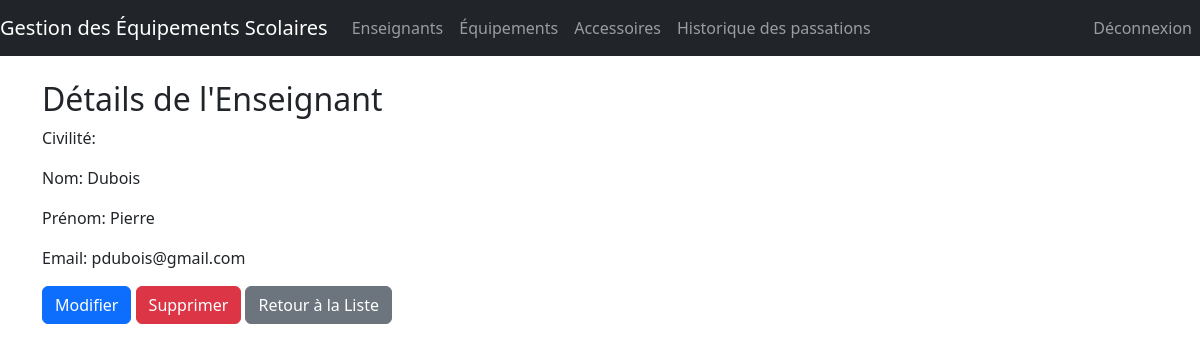
The page /teachers/5/ (signed in) on the database its author committed.
### mini_projet_equipement/models.py (models this page shows, shortened)
class Teacher(AbstractBaseUser, PermissionsMixin):
    civility = models.CharField(max_length=10)
    equipment = models.ManyToManyField(Equipment, related_name='teachers', through='HolderHistory',
                                       through_fields=('new_holder', 'equipment'))
    user_permissions = models.ManyToManyField(
        Permission,
        verbose_name='user permissions',
        blank=True,
        related_name='teachers_user_permissions',
        help_text='Specific permissions for this teacher.',
    )
    groups = models.ManyToManyField(Group, verbose_name='groups', blank=True, related_name='teacher_groups')
    email = models.EmailField(unique=True)
    first_name = models.CharField(max_length=30)
    last_name = models.CharField(max_length=30)
    is_active = models.BooleanField(default=True)
    is_staff = models.BooleanField(default=False)
    objects = TeacherManager()
    USERNAME_FIELD = 'email'
    REQUIRED_FIELDS = ['first_name', 'last_name', 'civility']

### mini_projet_equipement/views.py (the view)
# urls.py: path('teachers/<int:pk>/', views.teacher_detail, name='teacher_detail'),
@login_required
def teacher_detail(request, pk):
    teacher = get_object_or_404(Teacher, pk=pk)
    return render(request, 'teacher/teacher_detail.html', {'teacher': teacher})

### templates/teacher/teacher_detail.html
{% extends 'master.html' %}
{% block content %}
  <h2>Détails de l'Enseignant</h2>
  <p>Civilité: {{ teacher.get_civility_display }}</p>
  <p>Nom: {{ teacher.last_name }}</p>
  <p>Prénom: {{ teacher.first_name }}</p>
  <p>Email: {{ teacher.email }}</p>
  <a href="{% url 'teacher_update' teacher.pk %}" class="btn btn-primary">Modifier</a>
  <a href="{% url 'teacher_delete' teacher.pk %}" class="btn btn-danger">Supprimer</a>
  <a href="{% url 'teacher_list' %}" class="btn btn-secondary">Retour à la Liste</a>
{% endblock %}

### rows shown on the page
Teacher: last_name "Dubois", first_name "Pierre", email "pdubois@gmail.com"
